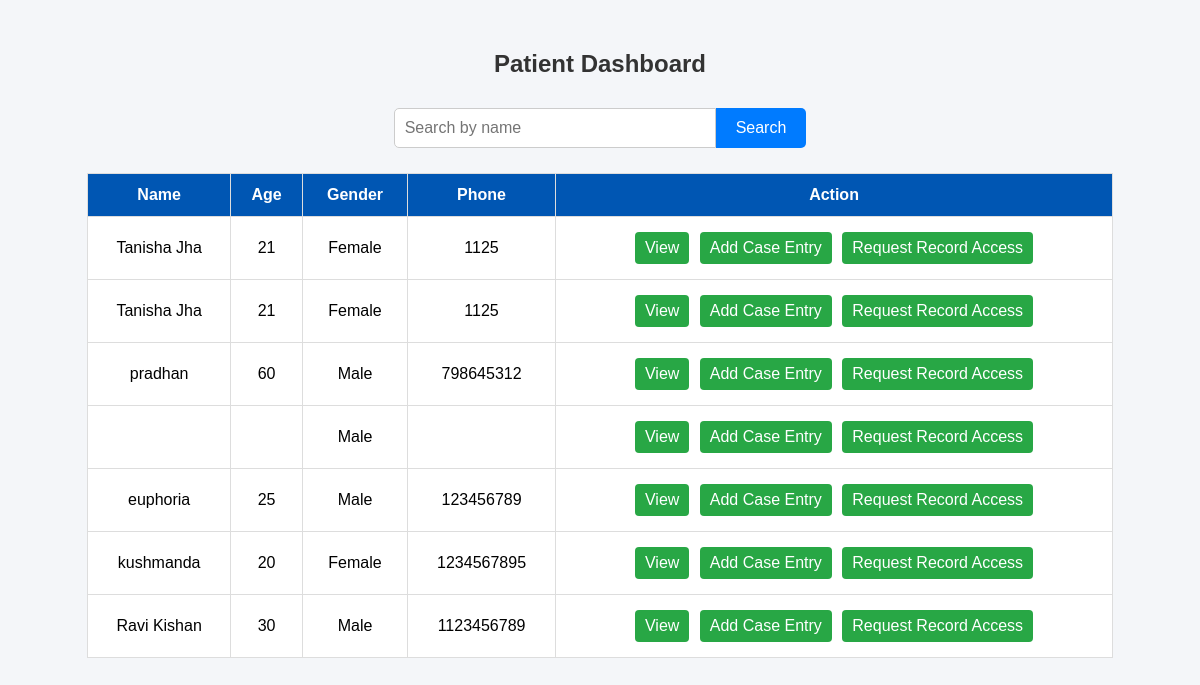
Page /dashboard on the earlier database version.
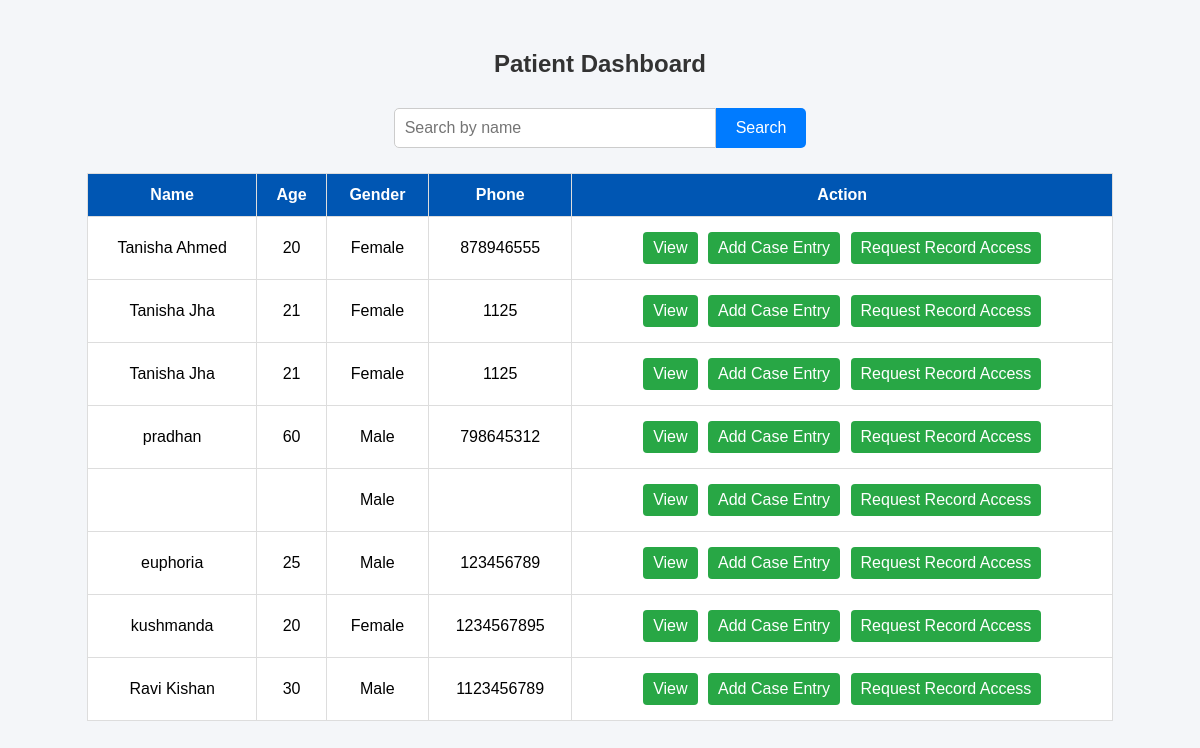
Same page on the later database version.
### tables this page shows
CREATE TABLE patients(id INTEGER PRIMARY KEY AUTOINCREMENT,
    name TEXT NOT NULL,
    age INTEGER,
    gender TEXT,phone TEXT,
    created_at TEXT);

### app.py (the view)
@app.route("/dashboard")
def dashboard():
    search = request.args.get("search", "")
    conn = get_db()
    if search:
        patients = conn.execute(
            """
            SELECT * FROM patients
            WHERE name LIKE ?
            ORDER BY created_at DESC
            """,
            (f"%{search}%",)
        ).fetchall()
    else:
        patients = conn.execute(
            """
            SELECT * FROM patients
            ORDER BY created_at DESC
            """
        ).fetchall()
    conn.close()
    return render_template(
        "dashboard.html",
        patients=patients,
        search=search
    )

### app.py (called while the page is built)
def get_db():
    conn = sqlite3.connect(DB_PATH)
    conn.row_factory = sqlite3.Row
    return conn

### templates/dashboard.html (shortened to what this page needs)
<!DOCTYPE html>
<html>
    <head>
        <link rel="stylesheet" href="{{ url_for('static', filename='dashboard.css') }}">
    </head>
    <body>
        <h2>Patient Dashboard</h2>
        <form method="GET">
            <input type="text" name="search" placeholder="Search by name" value="{{search}}">
            <button type="submit">Search</button>
        </form>
        <table border ="1">
            <tr>
                <th>Name</th>
                <th>Age</th>
                <th>Gender</th>
                <th>Phone</th>
                <th>Action</th>
            </tr>
            {% for p in patients %}
            <tr>
                <td>{{ p['name'] }}</td>
                <td>{{ p['age'] }}</td>
                <td>{{ p['gender'] }}</td>
                <td>{{ p['phone'] }}</td>
                <td>
                <a href="/view_record/{{ p['id'] }}">View</a>
                <a href="/case_form/{{ p['id'] }}">Add Case Entry</a>
                <a href="/request_access/{{ p['id'] }}">Request Record Access</a>
                </td>
            </tr>
            {% endfor %}
        </table>
    </body>
</html>

Differences in the rows shown:
added patients: name "Tanisha Ahmed", age "20", gender "Female", phone "878946555"
